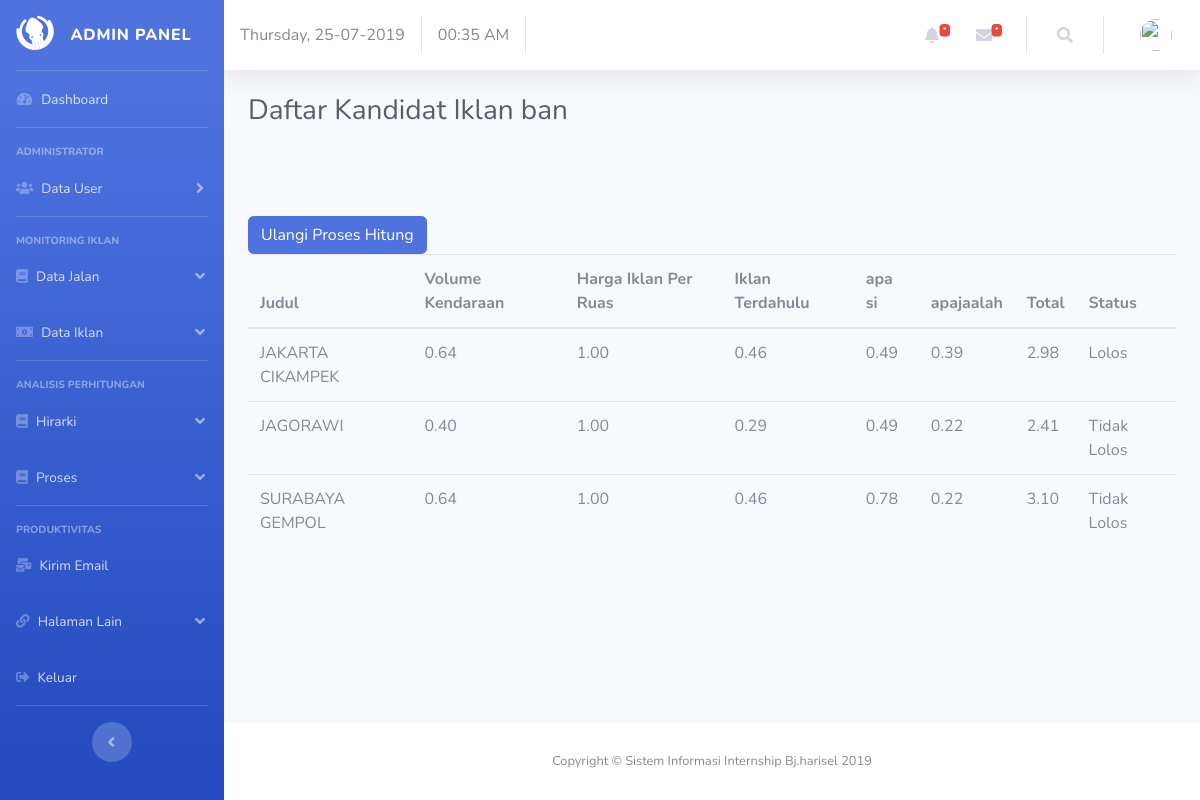
/ahp/kandidat/4, run on the app's committed database.
### tables this page shows
CREATE TABLE `kriteria` (
  `kriteria_id` int(11) NOT NULL,
  `nama_kriteria` varchar(50) NOT NULL
);

CREATE TABLE `daftar_tujuan` (
  `daftar_tujuan_id` int(11) NOT NULL,
  `tujuan_id` int(11) DEFAULT NULL,
  `jalan_id` int(11) DEFAULT NULL,
  `status` enum('lolos','daftar','tidak lolos') DEFAULT 'daftar',
  `total` double DEFAULT NULL
);

### application/controllers/Ahp.php (called while the page is built, shortened)
<?php
class Ahp extends CI_Controller {
	public function __construct()
	{
        $this->load->model('model_tipe');
        $this->load->model('Nilai_model');
        $this->load->model('Kriteria_model');
        $this->load->model('Modelapp');
        $this->load->library('m_db');
        $this->load->model('M_tujuan','mod_bea');
        $this->load->model('Daftar_tujuan_model');
		$this->load->model('M_kriteria','mod_kriteria');
	}
    function kandidat($id)
    {
        $nama=$this->mod_bea->tujuan_info($id,'judul');
        $data=array(
            'title'=>'Admin Panel',
            'judul'=>'Daftar Kandidat '.$nama,
        );
        $data['tujuan_id'] = $id;
        $data['admin'] = $this->db->get_where('admin', ['email' => $this->session->userdata('email')])->row_array();
        $data['data']=$this->Daftar_tujuan_model->getAllBy(array('tujuan_id'=>$id));
        $this->load->view('element/admin_header', $data);
        $this->load->view('element/admin_sidebar', $data);
        $this->load->view('element/admin_topbar', $data);
        $this->load->view('admin/hirarki/v_kandidat', $data);
        $this->load->view('element/admin_footer');
    }
}

### index.php (called while the page is built, shortened)
<?php
require_once BASEPATH.'core/CodeIgniter.php';

### application/models/M_tujuan.php (called while the page is built, shortened)
<?php
class M_tujuan extends CI_Model
{
	function tujuan_info($beaID,$output)
	{
		$s=array(
		'id_tujuan'=>$beaID,
		);
		$item=$this->m_db->get_row('tujuan',$s,$output);
		return $item;
	}
}

### application/libraries/M_db.php (called while the page is built, shortened)
<?php
class M_db{
	protected $CI;
	function __construct()
	{
		$this->CI=& get_instance();
	}
	function get_data($table,$where=array(),$order='',$group='',$limit=null,$start=null){
		if(!empty($table))	{
			if(!empty($where)){
				$this->CI->db->where($where);
			}
			if(!empty($order)){
				$this->CI->db->order_by($order);
			}
			$result=$this->CI->db->get($table);
			if($result->num_rows() > 0){
				return $result->result();
			}else{
				return null;
			}
		}else{
			$this->noTable();
		}
	}
	function is_bof($table,$where=array()){
		if(empty($table)){
			$this->noTable();
		}else{
			if(!empty($where)){
				$this->CI->db->where($where);
			}
			$sql = $this->CI->db->get($table);
			if($sql->num_rows() > 0){
				return false;
			} else {
				return true;
			}
		}
	}
	function get_row($table,$where=array(),$field,$order=array()){
		if(empty($table)){
			$this->noTable();
		}else{
			if(!empty($where)){
				$this->CI->db->where($where);
			}
			$sql = $this->CI->db->get($table);
			if($sql->num_rows() > 0){
				return $sql->row()->$field;
			} else {
				return "";
			}
		}
	}
	function get_query_row($sqlQuery,$field){
		$sql=$this->CI->db->query($sqlQuery);
		if($sql->num_rows()>0){
			$row=$sql->row();
			return $row->$field;
		}else{
			return "";
		}
	}
}

### application/models/Daftar_tujuan_model.php (called while the page is built, shortened)
<?php
class Daftar_tujuan_model extends CI_Model
{
	function getAllBy($where)
    {
		$this->db->select("*")->from("daftar_tujuan");
		$this->db->join("jalan","jalan.id_jalan = daftar_tujuan.jalan_id");
		$this->db->join("tujuan","tujuan.id_tujuan = daftar_tujuan.tujuan_id");
		if (!empty($where)) {
			$this->db->where($where);
		}
       	$result = $this->db->get();
        if($result->num_rows()>0)
        {
            return $result->result();
        }
        else
        {
            return null;
        }
    }
}

### application/models/M_kriteria.php (called while the page is built, shortened)
<?php
class M_kriteria extends CI_Model
{
	private $tb_kriteria='kriteria';
    function kriteria_data($where=array(),$order="kriteria_id ASC")
    {
		$d=$this->m_db->get_data($this->tb_kriteria,$where,$order);
		return $d;
	}
}

### application/helpers/sistem_helper.php (called while the page is built, shortened)
<?php
if(!function_exists('field_value'))
{
	function field_value($table,$key,$keyval,$output)
	{
		$CI=& get_instance();
		$s=array(
		$key=>$keyval,
		);
		$item=$CI->m_db->get_row($table,$s,$output);
		return $item;
	}
}
if(!function_exists('peserta_nilai'))
{
	function peserta_nilai($pesertaID,$kriteriaID)
	{
		$CI=& get_instance();
		$s=array(
		'daftar_tujuan_id'=>$pesertaID,
		'kriteria_id'=>$kriteriaID,
		);
		$item=$CI->m_db->get_row('daftar_tujuan_nilai',$s,'nilai_id');
		return $item;
	}
}
if(!function_exists('ambil_prioritas'))
{
	function ambil_prioritas($tujuanID,$subkriteriaID)
	{
		$CI=& get_instance();
		$s=array(
		'tujuan_id'=>$tujuanID,
		'subkriteria_id'=>$subkriteriaID,
		);
		$item=$CI->m_db->get_row('subkriteria_hasil',$s,'prioritas');
		return $item;
	}
}

### application/views/admin/hirarki/v_kandidat.php (the view, shortened to what this page needs)
<?php
foreach($data as $row){
}
$tujuan_id=$row->tujuan_id;
?>
<div class="container-fluid">
	<h1 class="h3 mb-4 text-gray-800"><?= $judul; ?></h1>
	<br><?php echo $this->session->flashdata('pesan');?>
	<p>&nbsp;</p>
	<?php
		$sql="Select COUNT(*) as m FROM daftar_tujuan Where tujuan_id='$tujuan_id' AND status IN ('lolos','tidaklolos')";
		$c=$this->m_db->get_query_row($sql,'m');
		if($c < 1)
		{
			echo '<div class="alert alert-warning hidden-print" id="error">'.$judul.' belum diproses. Klik <a href="javascript:;" onclick="proseshitung();">di sini</a> untuk proses</div>';
		}else{
	?>
	<a href="javascript:;" onclick="proseshitung();" class="btn btn-primary btn-md">Ulangi Proses Hitung</a>
	<table class="table table-border table-hover" id="datatable">
		<thead>
			<th>Judul</th>
			<?php
				$dKriteria=$this->mod_kriteria->kriteria_data();
				if(!empty($dKriteria))
				{
					foreach($dKriteria as $rKriteria)
					{
						echo '<th>'.$rKriteria->nama_kriteria.'</th>';
					}
				}
			?>
			<th>Total</th>
			<th>Status</th>
		</thead>
		<?php
$s=array(
'id_tujuan'=>$tujuan_id,
);
if($this->m_db->is_bof('tujuan',$s)==FALSE)
{
	$dtujuan=$this->m_db->get_data('daftar_tujuan',["tujuan_id" => $tujuan_id]);
	if(!empty($dtujuan))
	{
		foreach($dtujuan as $rtujuan)
		{
			$jalanId=$rtujuan->jalan_id;
			$nama=field_value('jalan','id_jalan',$jalanId,'namajalan');
			?>
			<tr>
				<td><?=$nama;?></td>
				<?php
				$total=0;
				if(!empty($dKriteria))
				{
					foreach($dKriteria as $rKriteria)
					{
						$kriteriaid=$rKriteria->kriteria_id;
						$subkriteria=peserta_nilai($jalanId,$kriteriaid);
						$prioritas=ambil_prioritas($tujuan_id,$subkriteria);
						$total += $prioritas;
						echo '<td>'.number_format($prioritas,2).'</td>';
					}
				}
				?>
				<td><?=number_format($total,2);?></td>
				<td><?=ucwords($rtujuan->status);?></td>
			</tr>
			<?php
		}
	}else{
		return false;
	}
}else{
	return false;
}
?>
	</table>
<?php
}
?>
</div>
</div>

### data on the page
kriteria: nama_kriteria "Volume Kendaraan", prioritas "0.64", prioritas "0.40"
kriteria: nama_kriteria "Harga Iklan Per Ruas", prioritas "1.00"
kriteria: nama_kriteria "Iklan Terdahulu", prioritas "0.46", prioritas "0.29"
kriteria: nama_kriteria "apa si", prioritas "0.49", prioritas "0.78"
kriteria: nama_kriteria "apajaalah", prioritas "0.39", prioritas "0.22"
daftar_tujuan: nama "JAKARTA CIKAMPEK", total "2.98", status "Lolos"
daftar_tujuan: nama "JAGORAWI", total "2.41", status "Tidak Lolos"
daftar_tujuan: nama "SURABAYA GEMPOL", total "3.10", status "Tidak Lolos"

### other printed values
$title "ADMIN PANEL"
$judul "Daftar Kandidat Iklan ban"
